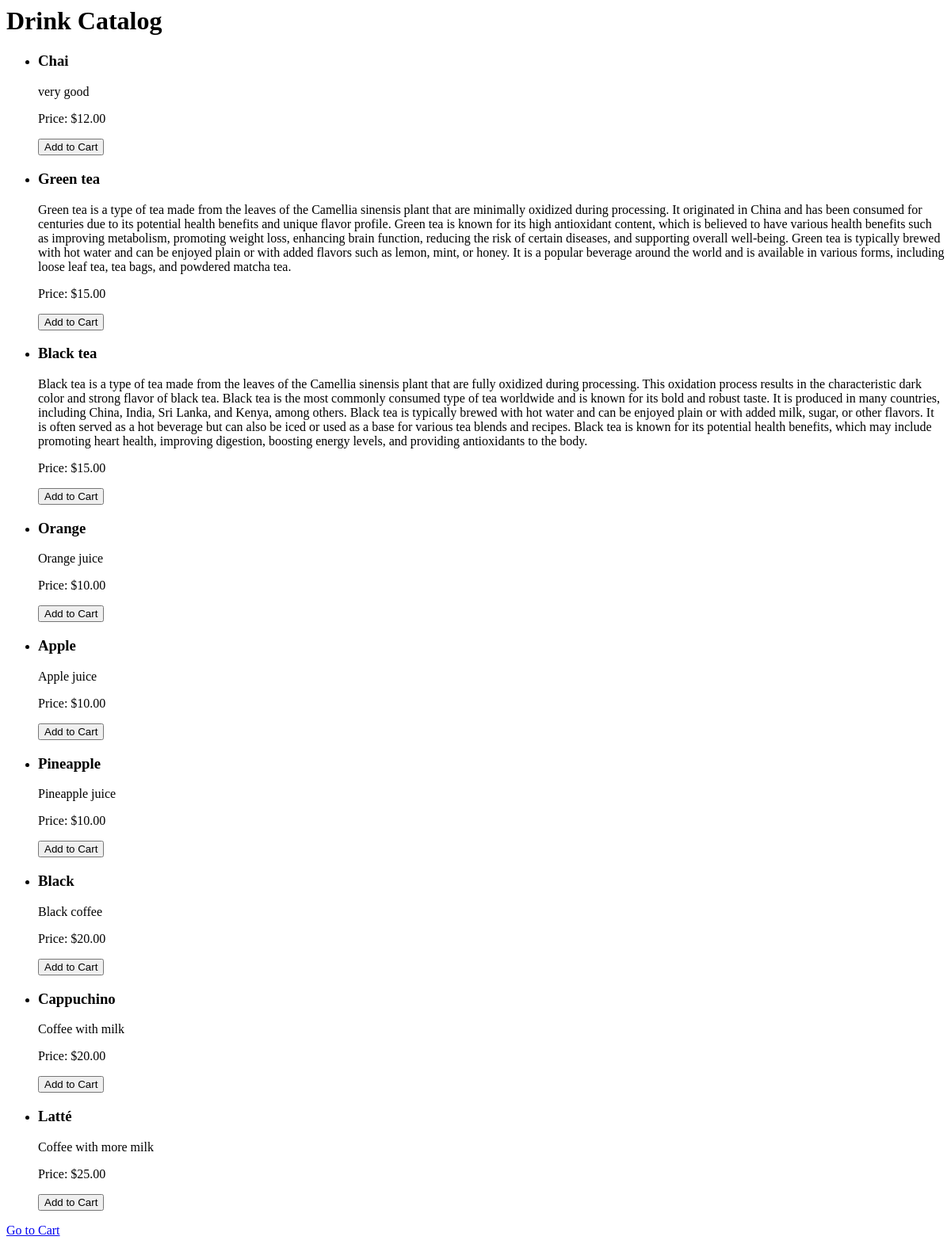
The app's page /cafe/, older data.
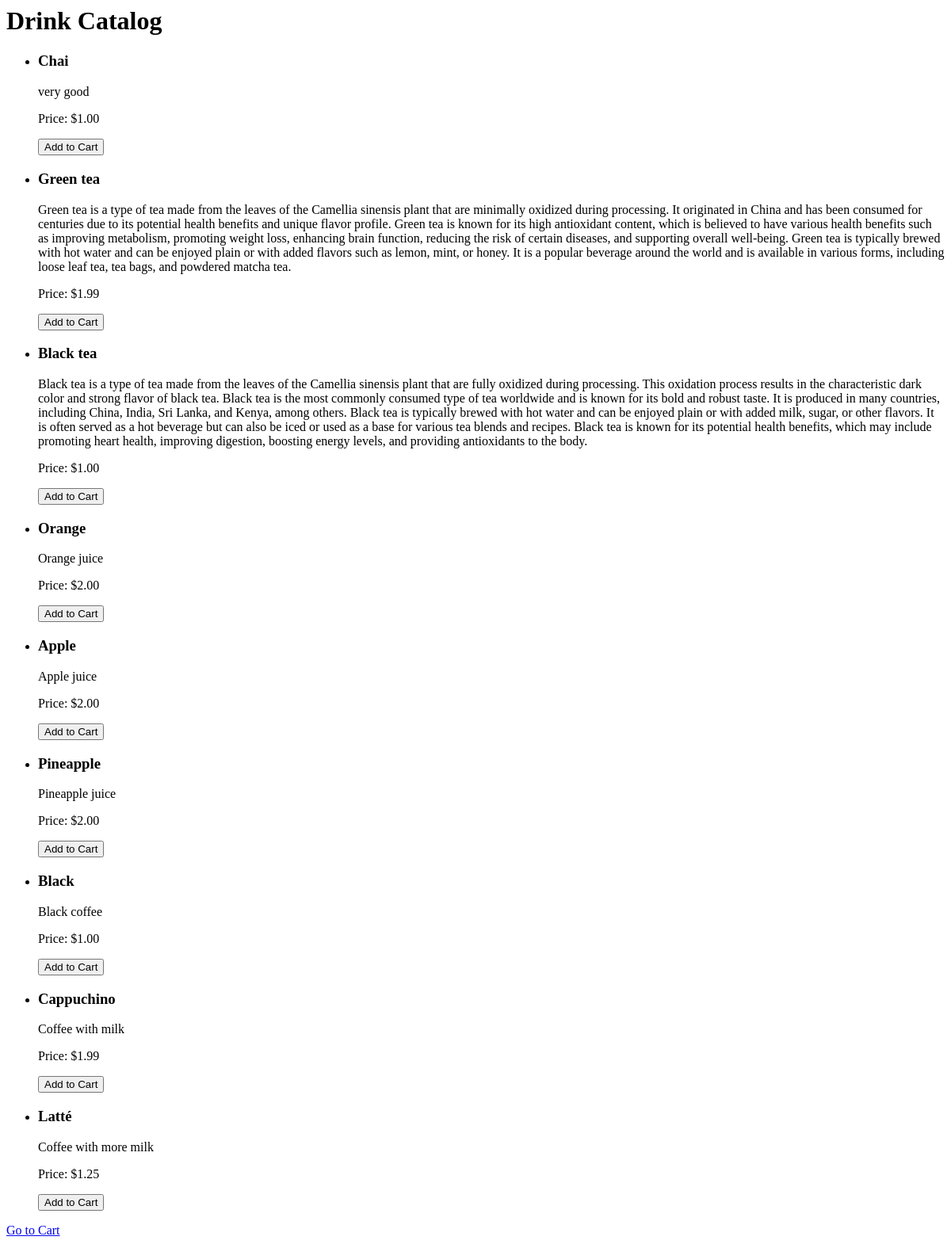
The same page, newer data.
### cafe/models.py (models this page shows)
class Drink(models.Model):
    CATEGORY_CHOICES = (
        ('coffee', 'Coffee'),
        ('tea', 'Tea'),
        ('juice', 'Juice')
    )
    name = models.CharField(max_length=100)
    description = models.TextField()
    price = models.DecimalField(max_digits=5, decimal_places=2)
    category = models.CharField(max_length=10, choices=CATEGORY_CHOICES)

### cafe/views.py (the view)
# urls.py: path('', views.drink_catalog, name='drink_catalog'),
def drink_catalog(request):
    drinks = Drink.objects.all()
    return render(request, 'drink_catalog.html', {'drinks': drinks})

### cafe/templates/drink_catalog.html (shortened to what this page needs)
<h1>Drink Catalog</h1>
<ul>
{% for drink in drinks %}
  <li>
    <h3>{{ drink.name }}</h3>
    <p>{{ drink.description }}</p>
    <p>Price: ${{ drink.price }}</p>
    <form method="post" action="{% url 'add_to_cart' drink.id %}">
      <input type="submit" value="Add to Cart">
    </form>
  </li>
{% empty %}
  <li>No drinks available.</li>
{% endfor %}
</ul>
<a href="{% url 'cart' %}">Go to Cart</a>

Row changes from the older to the newer data that the page shows:
changed Drink "Chai": price "12.00" → "1.00"
changed Drink "Green tea": price "15.00" → "1.99"
changed Drink "Black tea": price "15.00" → "1.00"
changed Drink "Orange": price "10.00" → "2.00"
changed Drink "Apple": price "10.00" → "2.00"
changed Drink "Pineapple": price "10.00" → "2.00"
changed Drink "Black": price "20.00" → "1.00"
changed Drink "Cappuchino": price "20.00" → "1.99"
changed Drink "Latté": price "25.00" → "1.25"
